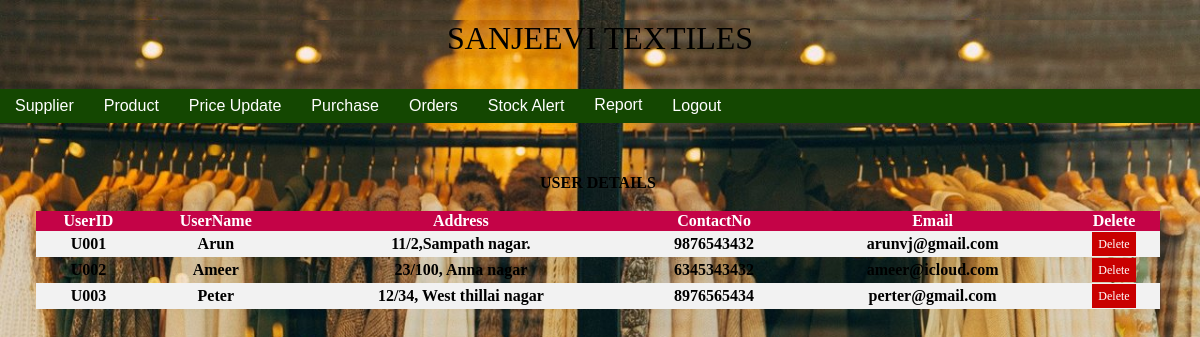
/Image/TextileAadharsh/ViewUser.php, run on the app's committed database.
### tables this page shows
CREATE TABLE IF NOT EXISTS `usertable` (
  `UserID` varchar(10) NOT NULL,
  `UserName` varchar(50) NOT NULL,
  `Address` varchar(500) NOT NULL,
  `District` varchar(50) NOT NULL,
  `ContactNo` varchar(10) NOT NULL,
  `EmailID` varchar(50) NOT NULL,
  `Password` varchar(20) NOT NULL,
  PRIMARY KEY (`UserID`)
);

### Image/TextileAadharsh/ViewUser.php (the view, shortened to what this page needs)
<html>
<head>
<link rel="stylesheet" type="text/css" href="Style.css"></link>
</head>
<body id="bdy">
	<?php
	include('HeaderAdmin.php');
	include('Db.php');
	?>
	<form action="ViewUserCode.php" method="POST">
	<table class="mygrid" align="center">
		<tr><td colspan="6">USER DETAILS<br><br><td><tr>
		<tr><th>UserID</th><th>UserName</th><th>Address</th><th>ContactNo</th><th>Email</th><th>Delete</th></tr>
		<?php
		$query = mysql_query("Select UserId, UserName, Address, ContactNo, EmailID From UserTable",$con);
		While($r = mysql_fetch_array($query))
		{
			echo "<tr><td>" . $r['UserId'] . "</td><td>" . $r['UserName'] . "</td><td>" . $r['Address'] . "</td><td>" . $r['ContactNo'] . "</td><td>" . $r['EmailID'] . "</td><td><input type='submit' name='" . $r['UserId'] . "' value='Delete' class='btn_delete'/></td></tr>";
		}
		?>
	</table>
	</form>
</body>
</html>

### Image/TextileAadharsh/Style.css (style rules this page uses)
body,html { margin:0; padding: 0; font-size: 16px; font-family: Arial; background-image: url('Image/textile.jpg'); background-position: fixed; background-size: cover; }
div, table { text-align:center; }
.btn_delete { background-color:#c90000; border:none; height:24px; color:White; font-family:Cambria; font-size:12px; }
.mygrid { width:94%; margin-top:50px; font-size:16px; font-family:Cambria; font-weight:bold; border-collapse:collapse; }
.mygrid tr:nth-child(even) { background-color: #f2f2f2 }
th { background-color: #c40347;; color: white; }

### data on the page
usertable: UserID "U001", UserName "Arun", Address "11/2,Sampath nagar.", ContactNo "9876543432", EmailID "arunvj@gmail.com"
usertable: UserID "U002", UserName "Ameer", Address "23/100, Anna nagar", ContactNo "6345343432", EmailID "ameer@icloud.com"
usertable: UserID "U003", UserName "Peter", Address "12/34, West thillai nagar", ContactNo "8976565434", EmailID "perter@gmail.com"
